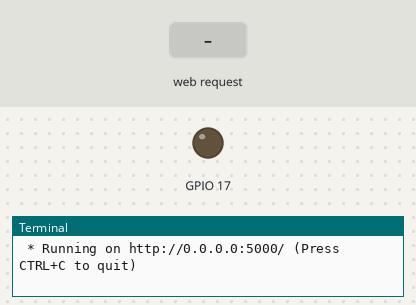
This program was run on a simulated Raspberry Pi (BCM pin numbers). Shown: output pins drawn as LEDs (lit = HIGH), the last lines printed to the terminal. Inputs (shaded band) come from the test bench. The clock reads 2024-03-15 10:24:30 at power-on unless the program sets it.

Above: at 1.2 s.
1.3 s: HTTP request for /on received
At 2.0 s:
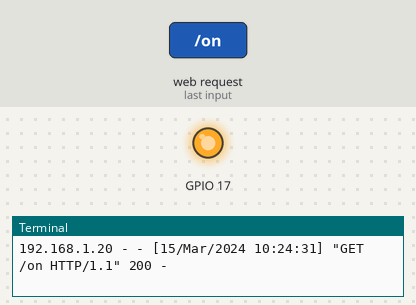
2.8 s: HTTP request for /off received
At 3.1 s:
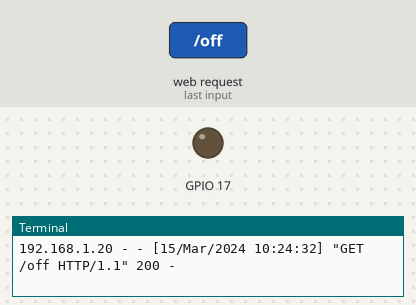
Timing chart, 0 to 5.8 s (numbered marks = the images above; inputs shaded):
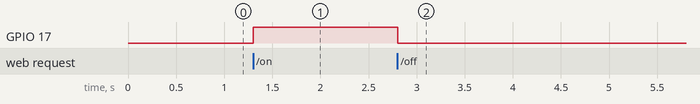

Measured:
- after the input at 1.3 s, GPIO 17: LOW → HIGH at once
- after the input at 2.8 s, GPIO 17: HIGH → LOW at once

The program:

httpserver.py
```python
import flask
from flask import Flask
app = Flask(__name__)

import RPi.GPIO as GPIO
import time

GPIO.setmode(GPIO.BCM)
GPIO.setup(17,GPIO.OUT)

@app.route("/on")
def index1():
  GPIO.output(17,GPIO.HIGH)
  return "hello world"


@app.route("/off")
def index2():
  GPIO.output(17,GPIO.LOW)
  return "hello world"

if __name__ == "__main__":
  app.run(host="0.0.0.0")
```
